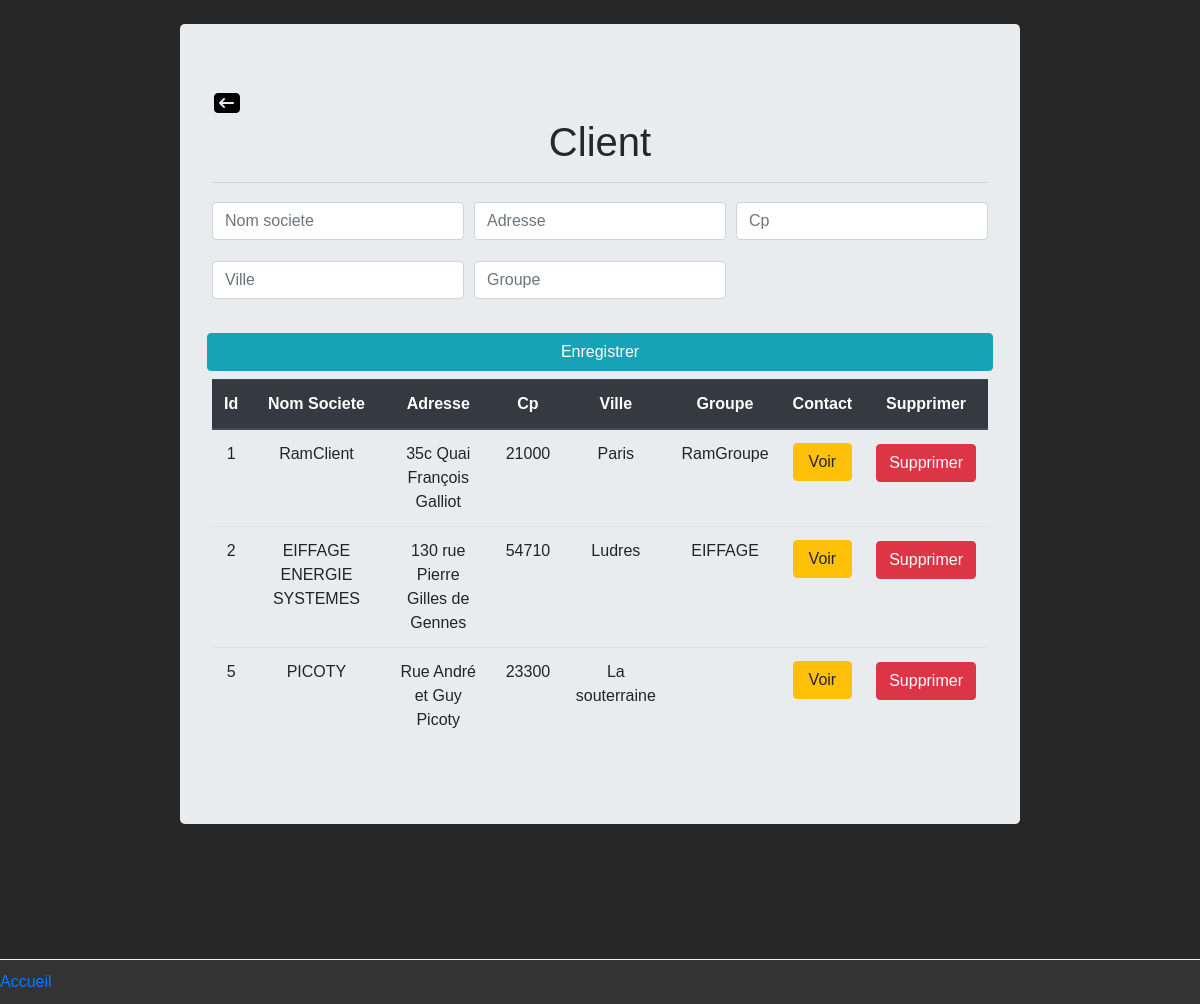
Screenshot of /page/bdd/clientbdd.php with the database file from the repository.
### tables this page shows
CREATE TABLE `client` (
  `id` int(11) NOT NULL,
  `nom_societe` varchar(50) NOT NULL,
  `adresse` varchar(150) NOT NULL,
  `cp` int(11) NOT NULL,
  `ville` varchar(50) NOT NULL,
  `groupe` varchar(50) NOT NULL
);

### controller/RecupData.php (called while the page is built, shortened)
<?php
class RecupData
{
    public static function getAllClients()
    {
        $bdd = new PDO('mysql:host=localhost;dbname=chiffrage;','root','');
        return $bdd->query('SELECT * FROM client')->fetchAll(PDO::FETCH_OBJ);
    }
}

### page/bdd/clientbdd.php (the view, shortened to what this page needs)
<?php
include_once('../../Controller/RecupData.php');
$lesClients = RecupData::getAllClients();
?>
<!DOCTYPE html>
<html lang="en">
    <head>
        <link rel="stylesheet" href="../../css/bootstrap.min.css">
        <link rel="stylesheet" href="../../css/style.css">
    </head>
    <body>
        <div class="jumbotron">
            <a href="modification.php"><img src="../../img/retour.png"/></a>
            <h1>
                Client
            </h1>
            <hr>
            <form action="../../Controller/Post/bdd/Clientbddadd_post.php" method="post">
                <div class="form-row">
                    <div class="col-md-4 mb-3"><input type="text" class="form-control" name="nom_societe" placeholder="Nom societe"></div>
                    <div class="col-md-4 mb-3"><input type="text" class="form-control" name="adresse" placeholder="Adresse"></div>
                    <div class="col-md-4 mb-3"><input type="text" class="form-control" name="cp" placeholder="Cp"></div>
                    <div class="col-md-4 mb-3"><input type="text" class="form-control" name="ville" placeholder="Ville"></div>
                    <div class="col-md-4 mb-3"><input type="text" class="form-control" name="groupe" placeholder="Groupe"></div>
                    <input type="submit" class="btn btn-info" value="Enregistrer">
                </div>
            </form>
            <div style="overflow-x:auto;">
            <table class="table">
                <thead class="thead-dark">
                <tr>
                    <th scope="col">Id</th>
                    <th scope="col">Nom Societe</th>
                    <th scope="col">Adresse</th>
                    <th scope="col">Cp</th>
                    <th scope="col">Ville</th>
                    <th scope="col">Groupe</th>
                    <th scope="col">Contact</th>
                    <th scope="col">Supprimer</th>
                </tr>
                </thead>
                <?php
                foreach($lesClients as $unClient)
                {
                    ?>
                    <form action="../../Controller/Post/bdd/Clientbdddel_post.php" method="post">
                    <tbody>
                        <tr>
                            <td><?php echo $unClient->id ?></td>
                            <td><a style="cursor: pointer;" onclick="UpdClientNomS(<?php echo $unClient->id ?>, '<?php echo $unClient->nom_societe ?>')"><?php echo $unClient->nom_societe ?></a></td>
                            <td><a style="cursor: pointer;" onclick="UpdClientAdresse(<?php echo $unClient->id ?>, '<?php echo $unClient->adresse ?>')"><?php echo $unClient->adresse ?></a></td>
                            <td><a style="cursor: pointer;" onclick="UpdClientCp(<?php echo $unClient->id ?>, '<?php echo $unClient->cp ?>')"><?php echo $unClient->cp ?></a></td>
                            <td><a style="cursor: pointer;" onclick="UpdClientVille(<?php echo $unClient->id ?>, '<?php echo $unClient->ville ?>')"><?php echo $unClient->ville ?></a></td>
                            <td><a style="cursor: pointer;" onclick="UpdClientGroupe(<?php echo $unClient->id ?>, '<?php echo $unClient->groupe ?>')"><?php echo $unClient->groupe ?></a></td>
                            <td><a href="contactclientbdd.php?id=<?php echo $unClient->id ?>" class="btn btn-warning">Voir</a></td>
                            <td><input type="submit" class="btn btn-danger" value="Supprimer"></td>
                        </tr>
                    </tbody>
                    </form>
                    <?php
                    }
                ?>
            </table>
            </div>
        </div>
    </body>
    <div class="footer">
        <a href="../../index.php" style="float: left;">Accueil</a>
    </div>
</html>

### css/style.css (style rules this page uses)
body { margin: 0; margin-top: 2%; margin-bottom: 2%; background: #272727; color: #272727; font-family: Arial, Helvetica, sans-serif; }
h1 { text-align: center; }
.footer { position: fixed; bottom: 0; width:100%; background:#333; color: #f2f2f2; border-top: 1px solid #f2f2f2; padding-top: 10px; padding-bottom: 10px; text-align: center; }
.jumbotron { width: 70%; margin: auto; margin-bottom: 15%; }
.btn { width: 100%; margin-top: 2%; }
input { margin-top: 1%; margin-bottom: 1%; }
table { text-align: center; }

### rows the page displays
client: id "1", nom_societe "RamClient", adresse "35c Quai François Galliot", cp "21000", ville "Paris", groupe "RamGroupe"
client: id "2", nom_societe "EIFFAGE ENERGIE SYSTEMES", adresse "130 rue Pierre Gilles de Gennes", cp "54710", ville "Ludres", groupe "EIFFAGE"
client: id "5", nom_societe "PICOTY", adresse "Rue André et Guy Picoty", cp "23300", ville "La souterraine"
